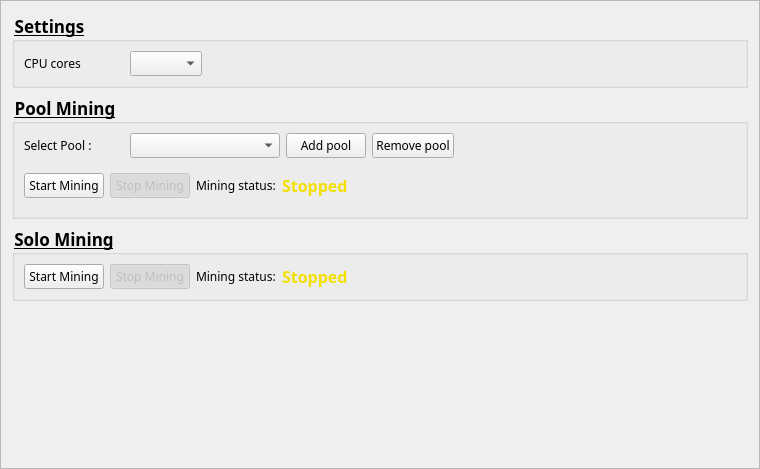
<?xml version="1.0" encoding="UTF-8"?>
<ui version="4.0">
 <class>MiningFrame</class>
 <widget class="QFrame" name="MiningFrame">
  <property name="geometry">
   <rect>
    <x>0</x>
    <y>0</y>
    <width>760</width>
    <height>469</height>
   </rect>
  </property>
  <property name="windowTitle">
   <string>Frame</string>
  </property>
  <property name="frameShape">
   <enum>QFrame::StyledPanel</enum>
  </property>
  <property name="frameShadow">
   <enum>QFrame::Raised</enum>
  </property>
  <layout class="QGridLayout" name="gridLayout_6">
   <item row="3" column="0">
    <spacer name="verticalSpacer_4">
     <property name="orientation">
      <enum>Qt::Vertical</enum>
     </property>
     <property name="sizeHint" stdset="0">
      <size>
       <width>20</width>
       <height>40</height>
      </size>
     </property>
    </spacer>
   </item>
   <item row="0" column="0">
    <widget class="QGroupBox" name="groupBox_3">
     <property name="font">
      <font>
       <family>orbitron</family>
       <pointsize>13</pointsize>
       <weight>75</weight>
       <italic>false</italic>
       <bold>true</bold>
       <underline>true</underline>
      </font>
     </property>
     <property name="styleSheet">
      <string notr="true">font-family: orbitron;
border-color: rgb(136, 138, 133);
</string>
     </property>
     <property name="title">
      <string>Settings</string>
     </property>
     <layout class="QGridLayout" name="gridLayout">
      <item row="0" column="0">
       <widget class="QLabel" name="label_2">
        <property name="minimumSize">
         <size>
          <width>100</width>
          <height>0</height>
         </size>
        </property>
        <property name="styleSheet">
         <string notr="true">font-family: orbitron;</string>
        </property>
        <property name="text">
         <string>CPU cores</string>
        </property>
       </widget>
      </item>
      <item row="0" column="1">
       <widget class="QComboBox" name="m_cpuCombo">
        <property name="styleSheet">
         <string notr="true">font-family: gotham;</string>
        </property>
       </widget>
      </item>
      <item row="0" column="2">
       <spacer name="horizontalSpacer_3">
        <property name="orientation">
         <enum>Qt::Horizontal</enum>
        </property>
        <property name="sizeHint" stdset="0">
         <size>
          <width>587</width>
          <height>20</height>
         </size>
        </property>
       </spacer>
      </item>
     </layout>
    </widget>
   </item>
   <item row="2" column="0">
    <widget class="QGroupBox" name="groupBox_2">
     <property name="enabled">
      <bool>true</bool>
     </property>
     <property name="minimumSize">
      <size>
       <width>0</width>
       <height>0</height>
      </size>
     </property>
     <property name="font">
      <font>
       <family>orbitron</family>
       <pointsize>13</pointsize>
       <weight>75</weight>
       <bold>true</bold>
       <underline>true</underline>
      </font>
     </property>
     <property name="styleSheet">
      <string notr="true">font-family: orbitron;</string>
     </property>
     <property name="title">
      <string>Solo Mining</string>
     </property>
     <property name="flat">
      <bool>false</bool>
     </property>
     <layout class="QGridLayout" name="gridLayout_4" rowstretch="0">
      <property name="leftMargin">
       <number>9</number>
      </property>
      <property name="topMargin">
       <number>9</number>
      </property>
      <property name="bottomMargin">
       <number>9</number>
      </property>
      <property name="spacing">
       <number>6</number>
      </property>
      <item row="0" column="4">
       <spacer name="horizontalSpacer_2">
        <property name="orientation">
         <enum>Qt::Horizontal</enum>
        </property>
        <property name="sizeHint" stdset="0">
         <size>
          <width>555</width>
          <height>20</height>
         </size>
        </property>
       </spacer>
      </item>
      <item row="0" column="1">
       <widget class="QPushButton" name="m_stopSolo">
        <property name="enabled">
         <bool>false</bool>
        </property>
        <property name="styleSheet">
         <string notr="true">font-family: gotham;</string>
        </property>
        <property name="text">
         <string>Stop Mining</string>
        </property>
        <property name="checkable">
         <bool>true</bool>
        </property>
        <property name="checked">
         <bool>true</bool>
        </property>
        <attribute name="buttonGroup">
         <string notr="true">m_soloButtonGroup</string>
        </attribute>
       </widget>
      </item>
      <item row="0" column="0">
       <widget class="QPushButton" name="m_startSolo">
        <property name="enabled">
         <bool>true</bool>
        </property>
        <property name="styleSheet">
         <string notr="true">font-family: gotham;</string>
        </property>
        <property name="text">
         <string>Start Mining</string>
        </property>
        <property name="checkable">
         <bool>true</bool>
        </property>
        <property name="autoDefault">
         <bool>false</bool>
        </property>
        <property name="default">
         <bool>false</bool>
        </property>
        <property name="flat">
         <bool>false</bool>
        </property>
        <attribute name="buttonGroup">
         <string notr="true">m_soloButtonGroup</string>
        </attribute>
       </widget>
      </item>
      <item row="0" column="3">
       <widget class="QLabel" name="m_soloLabel">
        <property name="font">
         <font>
          <family>Capsuula</family>
          <pointsize>12</pointsize>
          <weight>75</weight>
          <bold>true</bold>
         </font>
        </property>
        <property name="styleSheet">
         <string notr="true">font-family: Capsuula;
font-weight: bold;
color: rgb(243, 223, 0);</string>
        </property>
        <property name="text">
         <string>Stopped</string>
        </property>
       </widget>
      </item>
      <item row="0" column="2">
       <widget class="QLabel" name="label_4">
        <property name="font">
         <font>
          <family>orbitron</family>
          <weight>50</weight>
          <bold>false</bold>
         </font>
        </property>
        <property name="styleSheet">
         <string notr="true">font-family:orbitron;</string>
        </property>
        <property name="text">
         <string>Mining status:</string>
        </property>
       </widget>
      </item>
     </layout>
    </widget>
   </item>
   <item row="1" column="0">
    <widget class="QGroupBox" name="groupBox">
     <property name="font">
      <font>
       <family>orbitron</family>
       <pointsize>13</pointsize>
       <weight>75</weight>
       <bold>true</bold>
       <underline>true</underline>
      </font>
     </property>
     <property name="styleSheet">
      <string notr="true">font-family: orbitron;</string>
     </property>
     <property name="title">
      <string>Pool Mining</string>
     </property>
     <layout class="QGridLayout" name="gridLayout_3">
      <property name="bottomMargin">
       <number>9</number>
      </property>
      <item row="0" column="1">
       <widget class="QComboBox" name="m_poolCombo">
        <property name="minimumSize">
         <size>
          <width>150</width>
          <height>0</height>
         </size>
        </property>
        <property name="styleSheet">
         <string notr="true">font-family:gotham;
border-color: rgb(136, 138, 133);
</string>
        </property>
        <property name="editable">
         <bool>false</bool>
        </property>
       </widget>
      </item>
      <item row="0" column="4">
       <spacer name="horizontalSpacer_5">
        <property name="orientation">
         <enum>Qt::Horizontal</enum>
        </property>
        <property name="sizeHint" stdset="0">
         <size>
          <width>422</width>
          <height>20</height>
         </size>
        </property>
       </spacer>
      </item>
      <item row="0" column="2">
       <widget class="QPushButton" name="m_addPoolButton">
        <property name="styleSheet">
         <string notr="true">font-family: gotham;</string>
        </property>
        <property name="text">
         <string>Add pool</string>
        </property>
        <property name="icon">
         <iconset resource="../../resources.qrc">
          <normaloff>:/icons/add</normaloff>:/icons/add</iconset>
        </property>
       </widget>
      </item>
      <item row="0" column="0">
       <widget class="QLabel" name="label">
        <property name="minimumSize">
         <size>
          <width>100</width>
          <height>0</height>
         </size>
        </property>
        <property name="font">
         <font>
          <family>orbitron</family>
          <underline>false</underline>
         </font>
        </property>
        <property name="styleSheet">
         <string notr="true">font-family: orbitron;</string>
        </property>
        <property name="text">
         <string>Select Pool :</string>
        </property>
        <property name="margin">
         <number>0</number>
        </property>
       </widget>
      </item>
      <item row="1" column="0" colspan="5">
       <layout class="QGridLayout" name="gridLayout_2">
        <property name="topMargin">
         <number>9</number>
        </property>
        <property name="bottomMargin">
         <number>9</number>
        </property>
        <item row="0" column="4">
         <spacer name="horizontalSpacer">
          <property name="orientation">
           <enum>Qt::Horizontal</enum>
          </property>
          <property name="sizeHint" stdset="0">
           <size>
            <width>40</width>
            <height>20</height>
           </size>
          </property>
         </spacer>
        </item>
        <item row="0" column="0">
         <widget class="QPushButton" name="m_startButton">
          <property name="styleSheet">
           <string notr="true">font-family: gotham;
</string>
          </property>
          <property name="text">
           <string>Start Mining</string>
          </property>
          <property name="checkable">
           <bool>true</bool>
          </property>
          <attribute name="buttonGroup">
           <string notr="true">m_miningButtonGroup</string>
          </attribute>
         </widget>
        </item>
        <item row="0" column="1">
         <widget class="QPushButton" name="m_stopButton">
          <property name="enabled">
           <bool>false</bool>
          </property>
          <property name="styleSheet">
           <string notr="true">font-family: gotham;
</string>
          </property>
          <property name="text">
           <string>Stop Mining</string>
          </property>
          <property name="checkable">
           <bool>true</bool>
          </property>
          <property name="checked">
           <bool>true</bool>
          </property>
          <attribute name="buttonGroup">
           <string notr="true">m_miningButtonGroup</string>
          </attribute>
         </widget>
        </item>
        <item row="0" column="3">
         <widget class="QLabel" name="m_poolLabel">
          <property name="font">
           <font>
            <family>Capsuula</family>
            <pointsize>12</pointsize>
            <weight>75</weight>
            <bold>true</bold>
           </font>
          </property>
          <property name="styleSheet">
           <string notr="true">font-family: Capsuula;
font-weight: bold;
color: rgb(243, 223, 0);</string>
          </property>
          <property name="text">
           <string>Stopped</string>
          </property>
         </widget>
        </item>
        <item row="0" column="2">
         <widget class="QLabel" name="label_3">
          <property name="font">
           <font>
            <family>orbitron</family>
            <weight>50</weight>
            <bold>false</bold>
           </font>
          </property>
          <property name="styleSheet">
           <string notr="true">font-family:orbitron;</string>
          </property>
          <property name="text">
           <string>Mining status:</string>
          </property>
         </widget>
        </item>
       </layout>
      </item>
      <item row="0" column="3">
       <widget class="QPushButton" name="m_delPoolButton">
        <property name="styleSheet">
         <string notr="true">font-family: gotham;</string>
        </property>
        <property name="text">
         <string>Remove pool</string>
        </property>
        <property name="icon">
         <iconset resource="../../resources.qrc">
          <normaloff>:/icons/remove</normaloff>:/icons/remove</iconset>
        </property>
       </widget>
      </item>
     </layout>
     <zorder>m_poolCombo</zorder>
     <zorder>label</zorder>
     <zorder>m_addPoolButton</zorder>
     <zorder>m_delPoolButton</zorder>
    </widget>
   </item>
  </layout>
 </widget>
 <resources>
  <include location="../../resources.qrc"/>
 </resources>
 <connections>
  <connection>
   <sender>m_miningButtonGroup</sender>
   <signal>buttonClicked(QAbstractButton*)</signal>
   <receiver>MiningFrame</receiver>
   <slot>startStopClicked(QAbstractButton*)</slot>
   <hints>
    <hint type="sourcelabel">
     <x>-1</x>
     <y>-1</y>
    </hint>
    <hint type="destinationlabel">
     <x>379</x>
     <y>234</y>
    </hint>
   </hints>
  </connection>
  <connection>
   <sender>m_soloButtonGroup</sender>
   <signal>buttonClicked(QAbstractButton*)</signal>
   <receiver>MiningFrame</receiver>
   <slot>startStopSoloClicked(QAbstractButton*)</slot>
   <hints>
    <hint type="sourcelabel">
     <x>-1</x>
     <y>-1</y>
    </hint>
    <hint type="destinationlabel">
     <x>379</x>
     <y>234</y>
    </hint>
   </hints>
  </connection>
  <connection>
   <sender>m_startSolo</sender>
   <signal>toggled(bool)</signal>
   <receiver>m_startSolo</receiver>
   <slot>setDisabled(bool)</slot>
   <hints>
    <hint type="sourcelabel">
     <x>58</x>
     <y>186</y>
    </hint>
    <hint type="destinationlabel">
     <x>58</x>
     <y>186</y>
    </hint>
   </hints>
  </connection>
  <connection>
   <sender>m_stopSolo</sender>
   <signal>toggled(bool)</signal>
   <receiver>m_stopSolo</receiver>
   <slot>setDisabled(bool)</slot>
   <hints>
    <hint type="sourcelabel">
     <x>139</x>
     <y>186</y>
    </hint>
    <hint type="destinationlabel">
     <x>139</x>
     <y>186</y>
    </hint>
   </hints>
  </connection>
  <connection>
   <sender>m_cpuCombo</sender>
   <signal>currentIndexChanged(QString)</signal>
   <receiver>MiningFrame</receiver>
   <slot>setMiningThreads()</slot>
   <hints>
    <hint type="sourcelabel">
     <x>160</x>
     <y>42</y>
    </hint>
    <hint type="destinationlabel">
     <x>379</x>
     <y>234</y>
    </hint>
   </hints>
  </connection>
  <connection>
   <sender>m_startButton</sender>
   <signal>toggled(bool)</signal>
   <receiver>m_startButton</receiver>
   <slot>setDisabled(bool)</slot>
   <hints>
    <hint type="sourcelabel">
     <x>71</x>
     <y>117</y>
    </hint>
    <hint type="destinationlabel">
     <x>71</x>
     <y>117</y>
    </hint>
   </hints>
  </connection>
  <connection>
   <sender>m_addPoolButton</sender>
   <signal>clicked()</signal>
   <receiver>MiningFrame</receiver>
   <slot>addPoolClicked()</slot>
   <hints>
    <hint type="sourcelabel">
     <x>380</x>
     <y>29</y>
    </hint>
    <hint type="destinationlabel">
     <x>379</x>
     <y>234</y>
    </hint>
   </hints>
  </connection>
  <connection>
   <sender>m_stopButton</sender>
   <signal>toggled(bool)</signal>
   <receiver>m_stopButton</receiver>
   <slot>setDisabled(bool)</slot>
   <hints>
    <hint type="sourcelabel">
     <x>194</x>
     <y>117</y>
    </hint>
    <hint type="destinationlabel">
     <x>194</x>
     <y>117</y>
    </hint>
   </hints>
  </connection>
  <connection>
   <sender>m_delPoolButton</sender>
   <signal>clicked()</signal>
   <receiver>MiningFrame</receiver>
   <slot>removePoolClicked()</slot>
   <hints>
    <hint type="sourcelabel">
     <x>407</x>
     <y>103</y>
    </hint>
    <hint type="destinationlabel">
     <x>379</x>
     <y>234</y>
    </hint>
   </hints>
  </connection>
  <connection>
   <sender>m_poolCombo</sender>
   <signal>currentIndexChanged(QString)</signal>
   <receiver>MiningFrame</receiver>
   <slot>currentPoolChanged()</slot>
   <hints>
    <hint type="sourcelabel">
     <x>200</x>
     <y>103</y>
    </hint>
    <hint type="destinationlabel">
     <x>379</x>
     <y>234</y>
    </hint>
   </hints>
  </connection>
 </connections>
 <slots>
  <slot>startStopClicked(QAbstractButton*)</slot>
  <slot>startStopSoloClicked(QAbstractButton*)</slot>
  <slot>addPoolClicked()</slot>
 </slots>
 <buttongroups>
  <buttongroup name="m_miningButtonGroup"/>
  <buttongroup name="m_soloButtonGroup"/>
 </buttongroups>
</ui>
